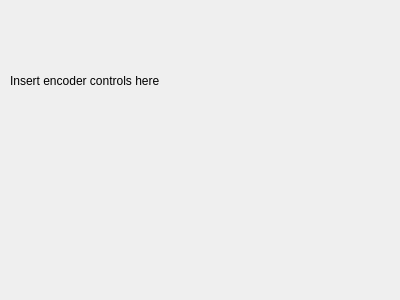
<?xml version="1.0" encoding="UTF-8"?>
<ui version="4.0">
 <class>H264Manager</class>
 <widget class="QWidget" name="H264Manager">
  <property name="geometry">
   <rect>
    <x>0</x>
    <y>0</y>
    <width>400</width>
    <height>300</height>
   </rect>
  </property>
  <property name="windowTitle">
   <string>Form</string>
  </property>
  <widget class="QLabel" name="label">
   <property name="geometry">
    <rect>
     <x>10</x>
     <y>10</y>
     <width>381</width>
     <height>141</height>
    </rect>
   </property>
   <property name="text">
    <string>Insert encoder controls here</string>
   </property>
  </widget>
 </widget>
 <resources/>
 <connections/>
</ui>
